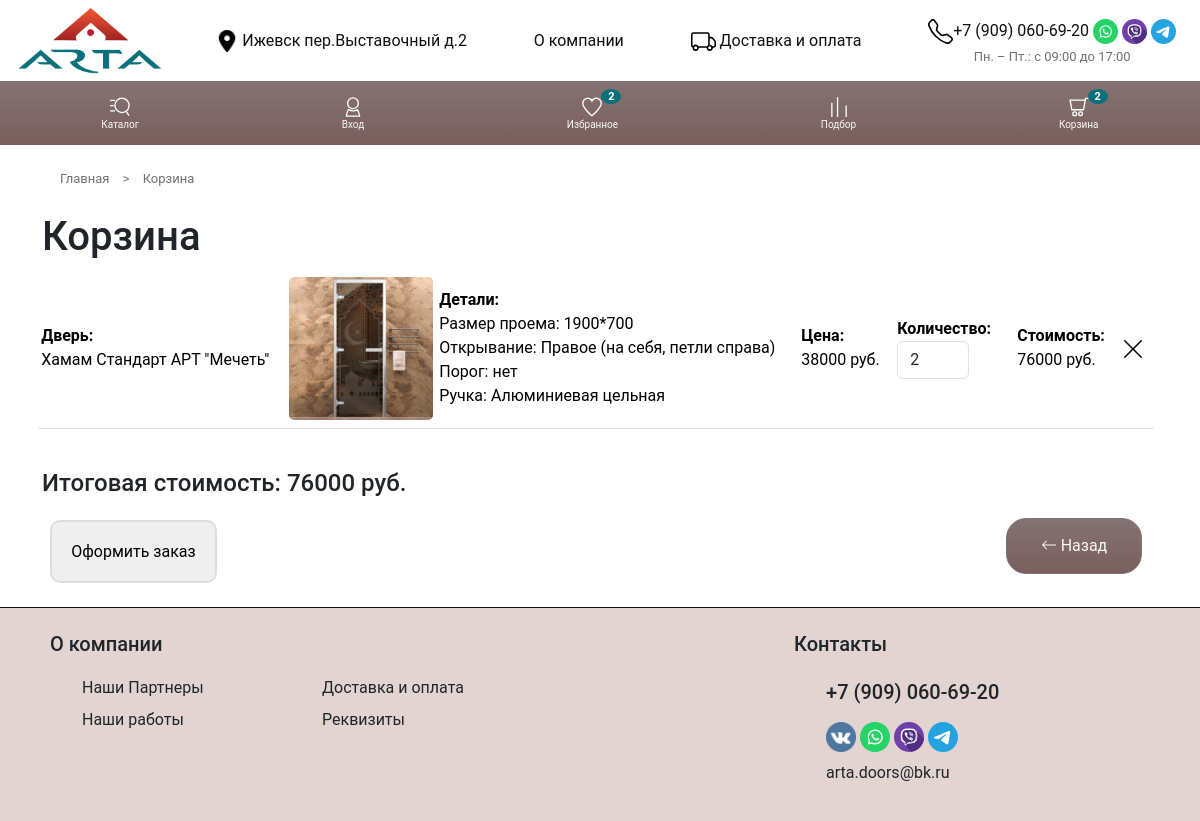
Page /shop/cart/ (signed in) on the earlier database version.
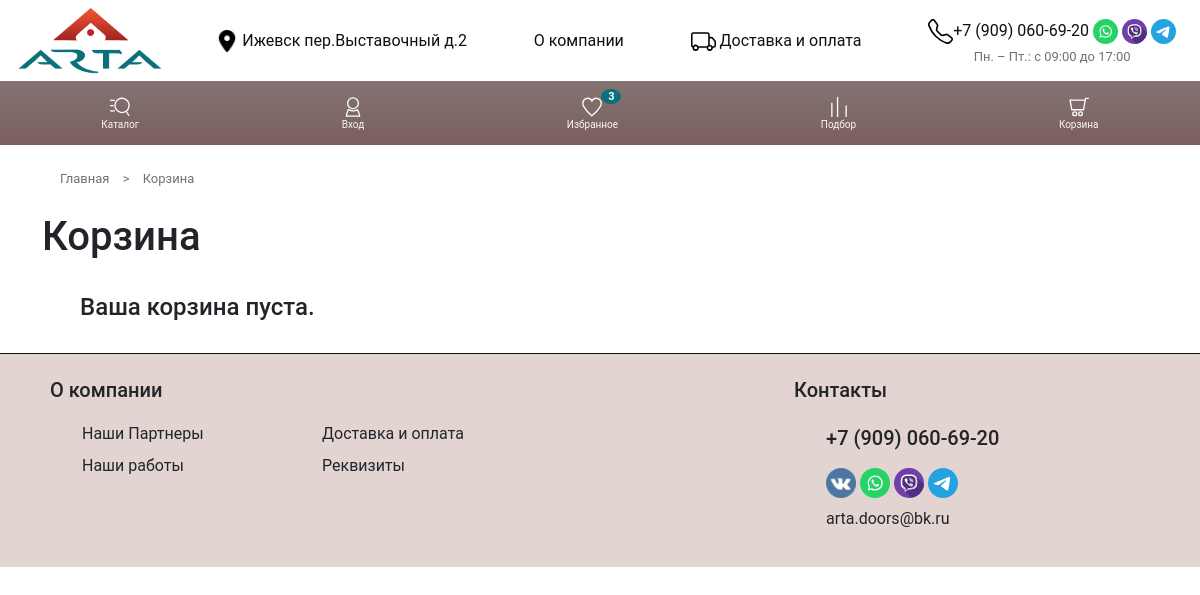
Same page on the later database version.
### shop/models.py (models this page shows, shortened)
class Cart(models.Model):
    user = models.ForeignKey(User, on_delete=models.CASCADE, null=True, blank=True)
    session_key = models.CharField(max_length=40, null=True, blank=True)
    product = models.ForeignKey('Product', on_delete=models.CASCADE)
    size_option = models.ForeignKey('SizeOption', on_delete=models.CASCADE)
    handle_option = models.ForeignKey('HandleOption', on_delete=models.CASCADE)
    threshold = models.CharField(max_length=3, choices=[('да', 'Да'), ('нет', 'Нет')])
    opening_side = models.CharField(max_length=50)
    quantity = models.PositiveIntegerField(default=1)
    price = models.DecimalField(max_digits=10, decimal_places=2)
    added_at = models.DateTimeField(auto_now_add=True, null=True)
    class Meta:
        unique_together = ['session_key', 'product', 'size_option', 'handle_option', 'threshold', 'opening_side']
    @property
    def total_price(self):
        return self.quantity * self.price

class Product(models.Model):
    class Meta:
        verbose_name = 'Товар'
        verbose_name_plural = 'Товары'
        ordering = ['name',]
    name = models.CharField(max_length=100)
    category = TreeForeignKey('Category', on_delete=models.PROTECT, related_name='products', verbose_name='Категория')
    slug = models.SlugField(max_length=255, verbose_name="URL")
    description = models.TextField(null=True, blank=True, verbose_name='Индивидуальное описание товара')
    archived = models.BooleanField(default=False)
    base_price = models.DecimalField(max_digits=10, decimal_places=0, verbose_name="Начальная цена")  # базовая цена
    characteristics = models.JSONField(null=True, blank=True, verbose_name='Характеристики в формате JSON')  # характеристики
    sales_sort = models.IntegerField(null=True, blank=True, verbose_name='Порядок сортировки')

class ProductImage(models.Model):
    product = models.ForeignKey(Product, on_delete=models.CASCADE, related_name='images')
    image = models.ImageField(null=True, upload_to=product_images_dir)
    description = models.CharField(max_length=200, null=False, blank=True)

class SizeOption(models.Model):
    product = models.ForeignKey(Product, on_delete=models.CASCADE, related_name='sizes')
    size_name = models.CharField(max_length=10)  # название размера
    price_increase = models.DecimalField(max_digits=5, decimal_places=0)  # увеличение цены за размер

class HandleOption(models.Model):
    products = models.ForeignKey(Product, on_delete=models.CASCADE, related_name='handle_options')
    handle_name = models.CharField(max_length=100)  # название
    price_increase = models.DecimalField(max_digits=5, decimal_places=0)    # увеличение цены за опцию
    def __str__(self):
        return self.handle_name

### shop/views.py (the view, shortened to what this page needs)
# urls.py: path('cart/', cart_view, name='cart'),
def cart_view(request):
    session_key = request.session.session_key or request.session.create()
    if request.user.is_authenticated:
        cart_items = Cart.objects.filter(user=request.user)
    else:
        cart_items = Cart.objects.filter(session_key=session_key)
    return render(request, 'shop/cart.html', {'cart_items': cart_items})

### shop/templatetags/cart_tags.py (called while the page is built)
@register.filter
def sum_total(cart_items):
    return sum(item.total_price for item in cart_items)

### templates/shop/cart.html (shortened to what the changed rows need)
{% extends 'base-page.html' %}
{% load static %}
{% load cart_tags %}
{% block title %}
<link rel="stylesheet" href="{% static 'css/product-styles.css' %}" />
<link rel="stylesheet" href="{% static 'css/cart-styles.css' %}" />
{% endblock %}
{% block container %}
<div class="main">
    <div class="container">
        <br>
        <div class="row other_text">
            <div class="col"><a href="/">Главная </a> > <a href="{% url 'shop:cart' %}">Корзина</a>
            </div>
        </div>
        <br>
        <h1>Корзина</h1>
        <div class="row">
        {% if cart_items %}
        <table class="table">
            <tbody>
                {% for item in cart_items %}
                <tr>
                    <td class="mob-td-sev">
                        <strong>Дверь:</strong>
                        <div><a href="{% url 'shop:product-view' item.product.slug %}">
                            {{ item.product.name }}
                        </a></div>
                    </td>
                    <td class="mob-td-one td-img">
                        {% with first_image=item.product.images.all|first %}
                        <img class="product-img" src="{{ first_image.image.url }}" alt="{{ product.name }}">
                        {% endwith %}
                    </td>
                    <td class="mob-td-sev">
                        <strong>Детали:</strong>
                        <div>Размер проема: <br class="mob-no">{{ item.size_option.size_name }}</div>
                        <div>Открывание: <br class="mob-no">{{ item.opening_side }}</div>
                        <div>Порог: <br class="mob-no">{{ item.threshold }}</div>
                        <div>Ручка: <br class="mob-no">{{ item.handle_option }}</div>
                    </td>
                    <td class="td-price mob-td-sev">
                        <strong>Цена:</strong>
                        <div>{{item.price|floatformat:0}} руб.</div>
                    </td>
                    <td class="td-quantity mob-td-sev">
                        <strong>Количество:</strong>
                        <form method="POST" class="d-flex align-items-center" >
                            <input type="number" id="quantity-{{ item.id }}" name="quantity" class="form-control quantity-input" data-id="{{ item.id }}" style="width: 4.5rem;" value="{{ item.quantity }}" min="1">
                        </form>
                    </td>
                    <td class="mob-td-sev">
                        <strong>Стоимость:</strong> <div>{{ item.total_price|floatformat:0 }} руб.</div>
                    </td>
                    <td class="mob-td-one">
                        <form method="POST">
                            <button type="submit" class="delete-btn">
                                <svg xmlns="http://www.w3.org/2000/svg"
                                width="24"
                                height="24"
                                fill="currentColor"
                                class="bi bi-x-lg"
                                viewBox="0 0 16 16">
                                <path d="M2.146 2.854a.5.5 0 1 1 .708-.708L8 7.293l5.146-5.147a.5.5 0 0 1 .708.708L8.707 8l5.147 5.146a.5.5 0 0 1-.708.708L8 8.707l-5.146 5.147a.5.5 0 0 1-.708-.708L7.293 8z"/>
                                </svg></button>
                        </form>
                    </td>
                </tr>
                {% endfor %}
            </tbody>
        </table>
        </div>
        <br>
        <h4>Итоговая стоимость: {{ cart_items|sum_total|floatformat:0 }} руб.</h4>
        <div class="nav-buttons" style="margin-top: 20px;">
          <div class="row d-flex justify-content-space-beetwen">
            <div class="col text-start">
            <a href="{% url 'shop:order' %}">
            <button id="show-order-form" class="order">Оформить заказ</button></a>
            </div>
            <div class="col text-end" ><a href="{{ request.META.HTTP_REFERER|default:'/' }}" class="mybtn btn-back"> <span> Назад</span></a>
            </div>
          </div>
        </div>
        {% else %}
        <br>
        <h4 style="margin-left: 30px;">Ваша корзина пуста.</h4>
        {% endif %}
    </div>
    <br>
</div>
    {% endblock container %}

Differences in the rows shown:
removed Cart: product.name "Хамам Стандарт АРТ \"Мечеть\"", product.images.image (picture), size_option.size_name "1900*700", opening_side "Правое (на себя, петли справа)", threshold "нет", handle_option "Алюминиевая цельная", price "38000", quantity "2", total_price "76000", quantity+price "76000"
Other differences:
{{ favorites_count }}: "2" → "3"
{{ cart_count }}: "2" → (not shown)
text no longer shown: "Итоговая стоимость: руб. Оформить заказ Назад"
text now shown: "Ваша корзина пуста."
